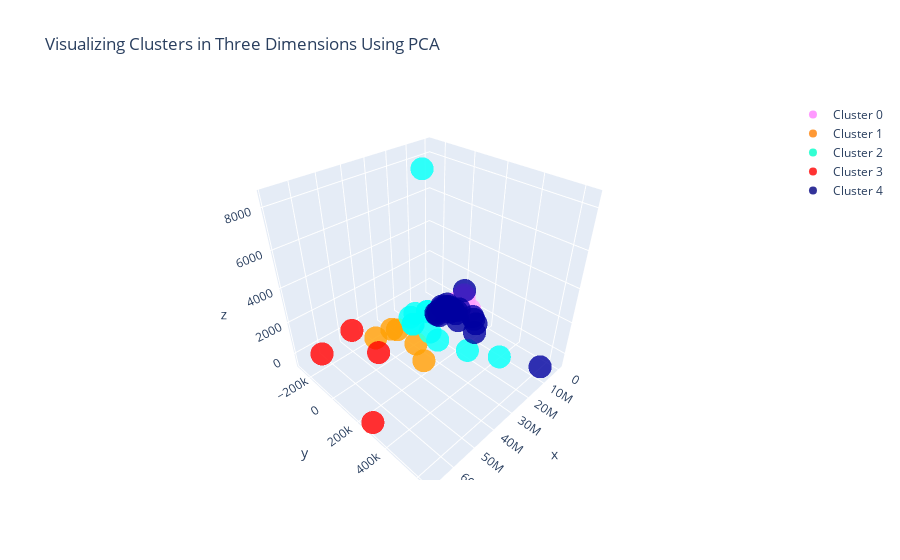

The cell this chart's notebook holds for it:
### Code cell
#Instructions for building the 3-D plot

#trace1 is for 'Cluster 0'
trace1 = go.Scatter3d(
                    x = cluster0["PC1_3d"],
                    y = cluster0["PC2_3d"],
                    z = cluster0["PC3_3d"],
                    mode = "markers",
                    name = "Cluster 0",
                    marker = dict(color = 'rgba(255, 128, 255, 0.8)'),
                    text = None)

#trace2 is for 'Cluster 1'
trace2 = go.Scatter3d(
                    x = cluster1["PC1_3d"],
                    y = cluster1["PC2_3d"],
                    z = cluster1["PC3_3d"],
                    mode = "markers",
                    name = "Cluster 1",
                    marker = dict(color = 'rgba(255, 128, 2, 0.8)'),
                    text = None)

#trace3 is for 'Cluster 2'
trace3 = go.Scatter3d(
                    x = cluster2["PC1_3d"],
                    y = cluster2["PC2_3d"],
                    z = cluster2["PC3_3d"],
                    mode = "markers",
                    name = "Cluster 2",
                    marker = dict(color = 'rgba(0, 255, 200, 0.8)'),
                    text = None)

#trace4 is for 'Cluster 3'
trace4 = go.Scatter3d(
                    x = cluster3["PC1_3d"],
                    y = cluster3["PC2_3d"],
                    z = cluster3["PC3_3d"],
                    mode = "markers",
                    name = "Cluster 3",
                    marker = dict(color = 'rgba(255, 0, 0, 0.8)'),
                    text = None)

#trace5 is for 'Cluster 4'
trace5 = go.Scatter3d(
                    x = cluster4["PC1_3d"],
                    y = cluster4["PC2_3d"],
                    z = cluster4["PC3_3d"],
                    mode = "markers",
                    name = "Cluster 4",
                    marker = dict(color = 'rgba(0, 0, 128, 0.8)'),
                    text = None)

data = [trace1, trace2, trace3, trace4, trace5]

title = "Visualizing Clusters in Three Dimensions Using PCA"

layout = dict(title = title,
              xaxis= dict(title= 'PC1',ticklen= 5,zeroline= False),
              yaxis= dict(title= 'PC2',ticklen= 5,zeroline= False)
             )

fig = dict(data = data, layout = layout)

iplot(fig)

### Figure 1 — Plotly figure (JSON) as saved in the notebook; plotly's stock layout.template omitted (floating-point values rounded to 4 significant figures; data arrays with more than 128 entries replaced by an {"elided": "..."} marker saying what was removed)
{"data": [{"marker": {"color": "rgba(255, 128, 255, 0.8)"}, "mode": "markers", "name": "Cluster 0", "type": "scatter3d", "x": {"elided": "2957 float values"}, "y": {"elided": "2957 float values"}, "z": {"elided": "2957 float values"}}, {"marker": {"color": "rgba(255, 128, 2, 0.8)"}, "mode": "markers", "name": "Cluster 1", "type": "scatter3d", "x": [32460000.0, 40720000.0, 35270000.0, 32970000.0, 36900000.0], "y": [51160.0, -153800.0, -52730.0, -139300.0, 173800.0], "z": [-266.1, -412.3, 323.8, -334.5, -263.5]}, {"marker": {"color": "rgba(0, 255, 200, 0.8)"}, "mode": "markers", "name": "Cluster 2", "type": "scatter3d", "x": [25290000.0, 19610000.0, 25450000.0, 22620000.0, 25450000.0, 23840000.0, 19220000.0, 21950000.0, 15170000.0, 15170000.0, 16760000.0], "y": [120300.0, -140000.0, -72090.0, -137700.0, -72090.0, 41170.0, -73770.0, 293400.0, -98540.0, -98540.0, 448100.0], "z": [-176.2, -210.3, -170.3, -249.7, -170.3, -197.3, 8468.0, -93.05, -170.0, -170.0, 6.68]}, {"marker": {"color": "rgba(255, 0, 0, 0.8)"}, "mode": "markers", "name": "Cluster 3", "type": "scatter3d", "x": [60820000.0, 45310000.0, 68360000.0, 45460000.0], "y": [-277400.0, -286500.0, 279600.0, -52510.0], "z": [-623.2, -296.1, -463.7, -419.9]}, {"marker": {"color": "rgba(0, 0, 128, 0.8)"}, "mode": "markers", "name": "Cluster 4", "type": "scatter3d", "x": [6755000.0, 7247000.0, 12080000.0, 13620000.0, 9039000.0, 9310000.0, 7208000.0, 9574000.0, 6933000.0, 8483000.0, 8103000.0, 6765000.0, 7149000.0, 8883000.0, 13870000.0, 11920000.0, 6257000.0, 13960000.0, 7129000.0, 5030000.0, 11450000.0, 14070000.0, 7285000.0], "y": [-34990.0, -39930.0, 104300.0, -48340.0, -54290.0, 7107.0, -26170.0, -53190.0, -347.4, 42790.0, 191800.0, 27720.0, -42220.0, 172600.0, -17700.0, -51780.0, 154600.0, 247300.0, 52190.0, 61480.0, 644000.0, -35620.0, -13210.0], "z": [-76.17, -81.2, 59.43, -138.8, -83.88, -81.62, -50.01, 62.83, -61.51, -63.84, 21.96, -54.16, 88.85, 486.4, -132.1, -127.2, -5.056, 198.4, 239.3, 1415.0, 164.1, -136.2, -70.11]}], "layout": {"title": {"text": "Visualizing Clusters in Three Dimensions Using PCA"}, "xaxis": {"ticklen": 5, "title": {"text": "PC1"}, "zeroline": false}, "yaxis": {"ticklen": 5, "title": {"text": "PC2"}, "zeroline": false}}}
